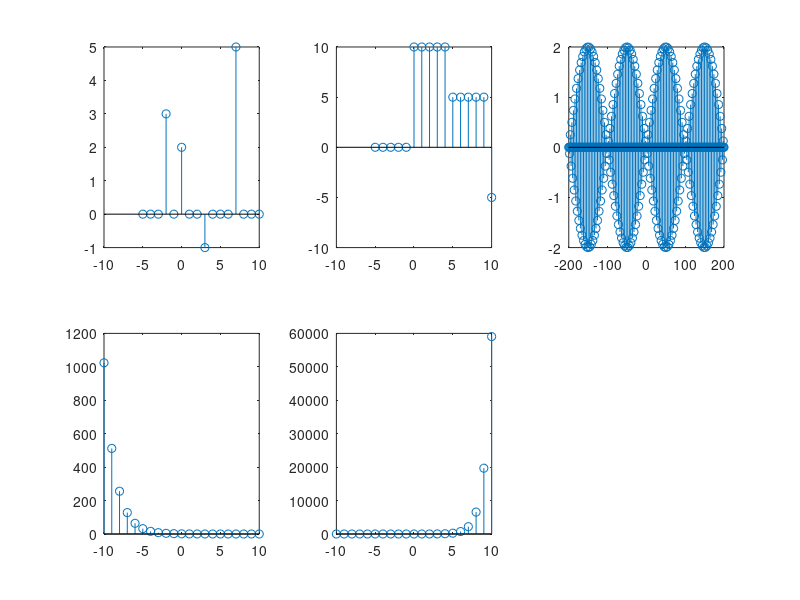

This chart was generated by the following MATLAB code:
n1 = -5:10;
h1 = 3*[zeros(1, 5 - 2) 1 zeros(1,10 + 2)] + 2*[zeros(1, 5) 1 zeros(1,10)] - [zeros(1, 5 + 3) 1 zeros(1,10 - 3)] + 5*[zeros(1, 5 + 7) 1 zeros(1,10 - 7)];
subplot(2,3,1);
stem(n1,h1);
h2 = 10*[zeros(1,5) 1 ones(1,10)] - 5*[zeros(1,5+5) 1 ones(1,10-5)] - 10*[zeros(1,5+10) 1 ones(1,10-10)];
subplot(2,3,2);
stem(n1,h2);
n3 = -200:200;
h3 = 2*sin(0.01*pi*n3).*cos(0.5*pi*n3);
subplot(2,3,3);
stem(n3,h3);
n4 = -10:10;
h4 = (1/2).^n4;
subplot(2,3,4);
stem(n4,h4);
n5 = -10:10;
h5 = (3).^n4;
subplot(2,3,5);
stem(n5,h5);